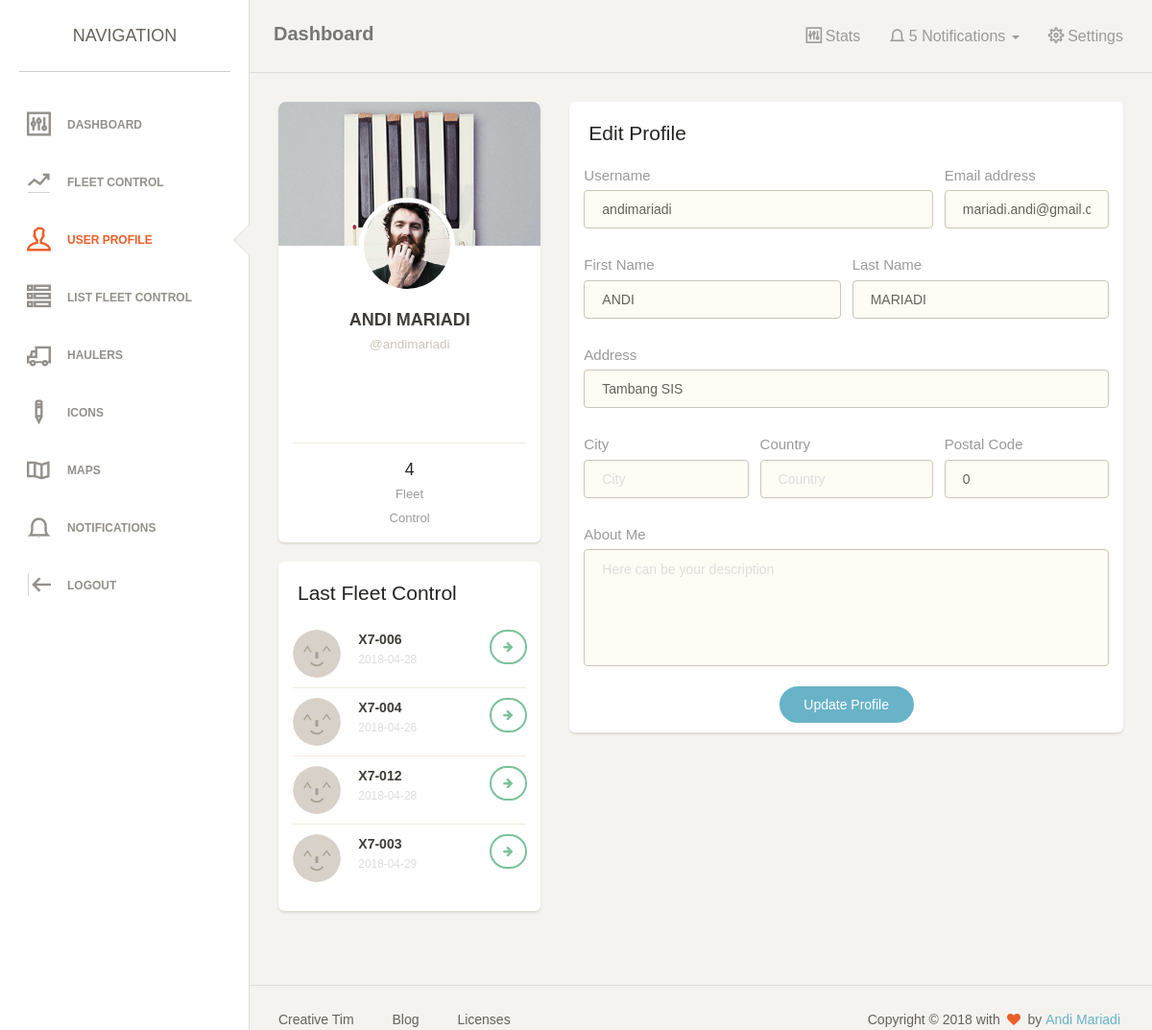
The app's page /index.php?user (signed in), older data.
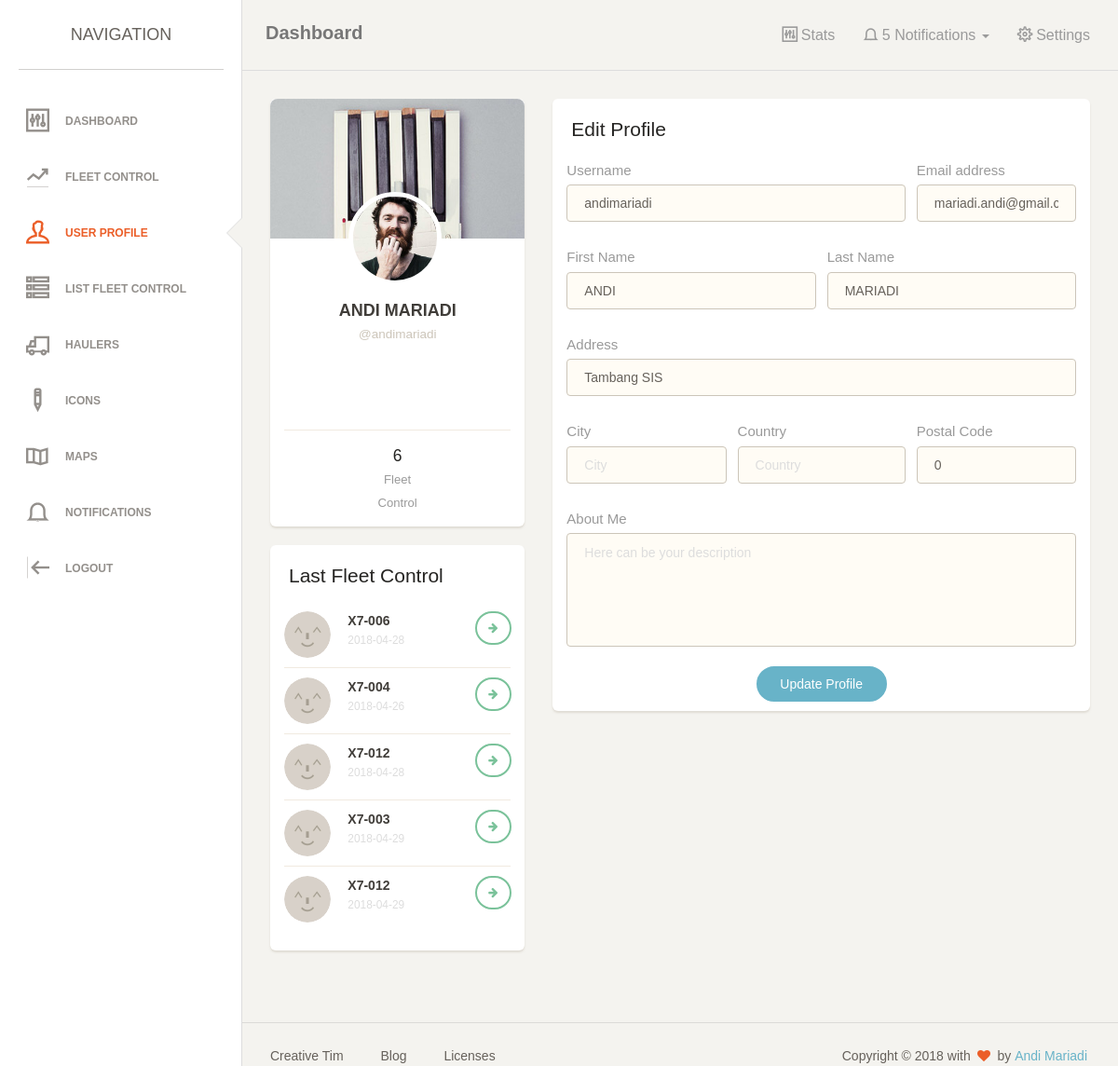
The same page, newer data.
### tables this page shows
CREATE TABLE `dispatcher` (
  `id` int(10) NOT NULL,
  `first_name` varchar(50) NOT NULL,
  `last_name` varchar(50) NOT NULL,
  `username` varchar(20) NOT NULL,
  `email` varchar(100) NOT NULL,
  `address` text NOT NULL,
  `city` varchar(100) NOT NULL,
  `country` varchar(100) NOT NULL,
  `zip_code` int(10) NOT NULL,
  `about_me` text NOT NULL,
  `picture` varchar(100) NOT NULL,
  `password` varchar(100) NOT NULL
);

CREATE TABLE `dispatch_fleet` (
  `id` int(100) NOT NULL,
  `id_dispatch` int(10) NOT NULL,
  `id_fleet` int(100) NOT NULL
);

CREATE TABLE `set_fleet` (
  `id` int(20) NOT NULL,
  `date` date NOT NULL,
  `time` time NOT NULL,
  `shift` int(11) NOT NULL,
  `cn_loader` varchar(10) NOT NULL,
  `speed` float NOT NULL,
  `status` int(10) NOT NULL,
  `pit` int(10) NOT NULL,
  `jalur` int(10) NOT NULL,
  `area` int(10) NOT NULL,
  `material` int(10) NOT NULL,
  `disposal` varchar(100) NOT NULL,
  `coal_seam` varchar(10) NOT NULL,
  `coal_series` varchar(10) NOT NULL,
  `spv` varchar(100) NOT NULL,
  `gl_front` varchar(100) NOT NULL,
  `gl_disp` varchar(100) NOT NULL,
  `distance` int(10) NOT NULL,
  `refid` int(100) NOT NULL
);

### system/crud.php (called while the page is built, shortened)
<?php
class crud
{
	private $server = 'localhost';
	private $user = 'root';
	private $pass = '';
	private $database = 'fleet_control';
	public $connection;
	function __construct() {
		$this->connection = new mysqli($this->server, $this->user, $this->pass, $this->database);
	}
	public function query($sql='')
	{
		$query = $this->connection->query($sql) or die ($this->connection->error);
	    return $query;
	}
}
?>

### page/user.php (the view, shortened to what the changed rows need)
<?php
$id = addslashes($_SESSION['iduser']);
    $sql = $db->query("SELECT * FROM `dispatcher` WHERE `id`='{$id}'");
    while ($data = mysqli_fetch_assoc($sql)) {
        $sqla = "SELECT `id_fleet`,`cn_loader`, `date` FROM `dispatch_fleet` LEFT JOIN `set_fleet` ON `dispatch_fleet`.`id_fleet` = `set_fleet`.`id` WHERE `id_dispatch` = '{$id}' AND `set_fleet`.`id` != ''";
        $last_fleet = $sqla . " LIMIT 5";
        ?>
<div class="content">
            <div class="container-fluid">
                <div class="row">
                    <div class="col-lg-4 col-md-5">
                        <div class="card card-user">
                            <div class="image">
                                <img src="assets/img/background.jpg" alt="..."/>
                            </div>
                            <div class="content">
                                <div class="author">
                                  <img class="avatar border-white" src="assets/img/faces/face-2.jpg" alt="..."/>
                                  <h4 class="title"><?php echo $data['first_name'] . ' ' . $data['last_name'];?><br />
                                     <a href="#"><small>@<?php echo $data['username'];?></small></a>
                                  </h4>
                                </div>
                            </div>
                            <hr>
                            <div class="text-center">
                                <div class="row">
                                    <div class="col-md-3 col-md-offset-1">
                                    </div>
                                    <div class="col-md-4">
                                        <h5><?php echo mysqli_num_rows($db->query($sqla));?><br /><small>Fleet Control</small></h5>
                                    </div>
                                    <div class="col-md-3">
                                    </div>
                                </div>
                            </div>
                        </div>
                        <div class="card">
                            <div class="header">
                                <h4 class="title">Last Fleet Control</h4>
                            </div>
                            <div class="content">
                                <ul class="list-unstyled team-members">
                                    <?php
                                    $sql_fleet = $db->query($last_fleet);
                                    while ($value = mysqli_fetch_assoc($sql_fleet)) { ?>
                                            <li>
                                                <div class="row">
                                                    <div class="col-xs-3">
                                                        <div class="avatar">
                                                            <img src="assets/img/faces/face-0.jpg" alt="Circle Image" class="img-circle img-no-padding img-responsive">
                                                        </div>
                                                    </div>
                                                    <div class="col-xs-6">
                                                        <strong><?php echo $value['cn_loader'];?></strong>
                                                        <br />
                                                        <span class="text-muted"><small><?php echo $value['date'];?></small></span>
                                                    </div>
                                                    <div class="col-xs-3 text-right">
                                                        <a href="?detail&<?php echo $value['id_fleet'];?>" class="btn btn-sm btn-success btn-icon"><i class="fa fa-arrow-right"></i></a>
                                                    </div>
                                                </div>
                                            </li>
                                    <?php } ?>
                            </div>
                        </div>
                    </div>
                    <div class="col-lg-8 col-md-7">
                        <div class="card">
                            <div class="header">
                                <h4 class="title">Edit Profile</h4>
                            </div>
                            <div class="content">
                                <form method="post">
                                    <div class="row">
                                        <div class="col-md-8">
                                            <div class="form-group">
                                                <label>Username</label>
                                                <input type="text" class="form-control border-input" name="username" placeholder="Username" value="<?php echo $data['username'];?>">
                                            </div>
                                        </div>
                                        <div class="col-md-4">
                                            <div class="form-group">
                                                <label for="exampleInputEmail1">Email address</label>
                                                <input type="email" class="form-control border-input" name="email" placeholder="Email" value="<?php echo $data['email'];?>">
                                            </div>
                                        </div>
                                    </div>
                                    <div class="row">
                                        <div class="col-md-6">
                                            <div class="form-group">
                                                <label>First Name</label>
                                                <input type="text" class="form-control border-input" name="firstname" placeholder="Company" value="<?php echo $data['first_name'];?>">
                                            </div>
                                        </div>
                                        <div class="col-md-6">
                                            <div class="form-group">
                                                <label>Last Name</label>
                                                <input type="text" class="form-control border-input" name="lastname" placeholder="Last Name" value="<?php echo $data['last_name'];?>">
                                            </div>
                                        </div>
                                    </div>
                                    <div class="row">
                                        <div class="col-md-12">
                                            <div class="form-group">
                                                <label>Address</label>
                                                <input type="text" class="form-control border-input" name="address" placeholder="Home Address" value="<?php echo $data['address'];?>">
                                            </div>
                                        </div>
                                    </div>
                                    <div class="row">
                                        <div class="col-md-4">
                                            <div class="form-group">
                                                <label>City</label>
                                                <input type="text" class="form-control border-input" name="city" placeholder="City" value="<?php echo $data['city'];?>">
                                            </div>
                                        </div>
                                        <div class="col-md-4">
                                            <div class="form-group">
                                                <label>Country</label>
                                                <input type="text" class="form-control border-input" name="country" placeholder="Country" value="<?php echo $data['country'];?>">
                                            </div>
                                        </div>
                                        <div class="col-md-4">
                                            <div class="form-group">
                                                <label>Postal Code</label>
                                                <input type="number" class="form-control border-input" name="zip" placeholder="ZIP Code" value="<?php echo $data['zip_code'];?>">
                                            </div>
                                        </div>
                                    </div>
                                    <div class="row">
                                        <div class="col-md-12">
                                            <div class="form-group">
                                                <label>About Me</label>
                                                <textarea rows="5" name="about" class="form-control border-input" placeholder="Here can be your description"><?php echo $data['about_me'];?></textarea>
                                            </div>
                                        </div>
                                    </div>
                                    <div class="text-center">
                                        <button type="submit" class="btn btn-info btn-fill btn-wd" name="save">Update Profile</button>
                                    </div>
                                </form>
                            </div>
                        </div>
                    </div>
                </div>
            </div>
        </div>
<?php } ?>

Row changes from the older to the newer data that the page shows:
computed for dispatcher "ANDI": mysqli_num_rows($db->query($sqla)) "4" → "6"
added dispatch_fleet: set_fleet.cn_loader "X7-012", set_fleet.date "2018-04-29"
